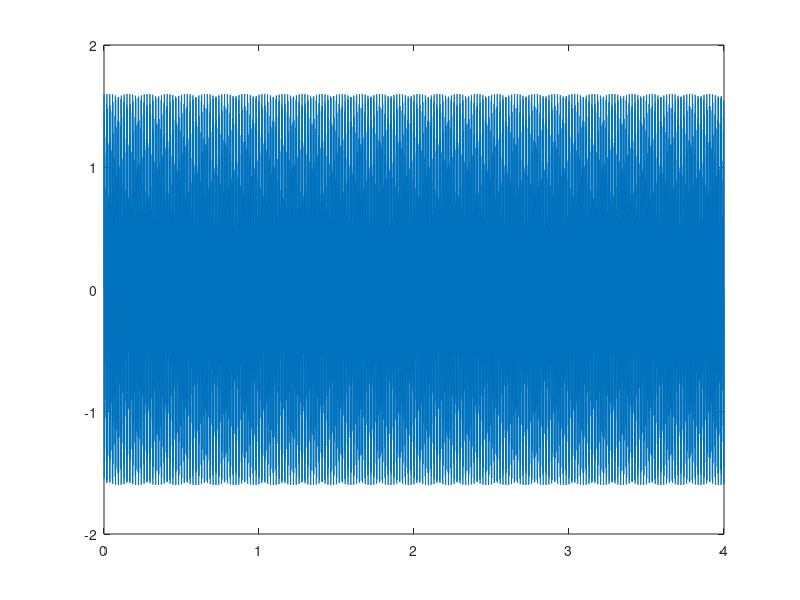

MATLAB code for this plot:
fs=44100;
fa=440;
fb=494;
fc=440;
t=0:1/fs:4;
y= sin(2*pi*fa*t);
z= sin(2*pi*fb*t);
h= sin(2*pi*fc*t);
o= 0.5*y+0.9*z+0.2*h;
% sound(y,fs);
sound(o,fs);
plot(t,o);
%exo3 tp1